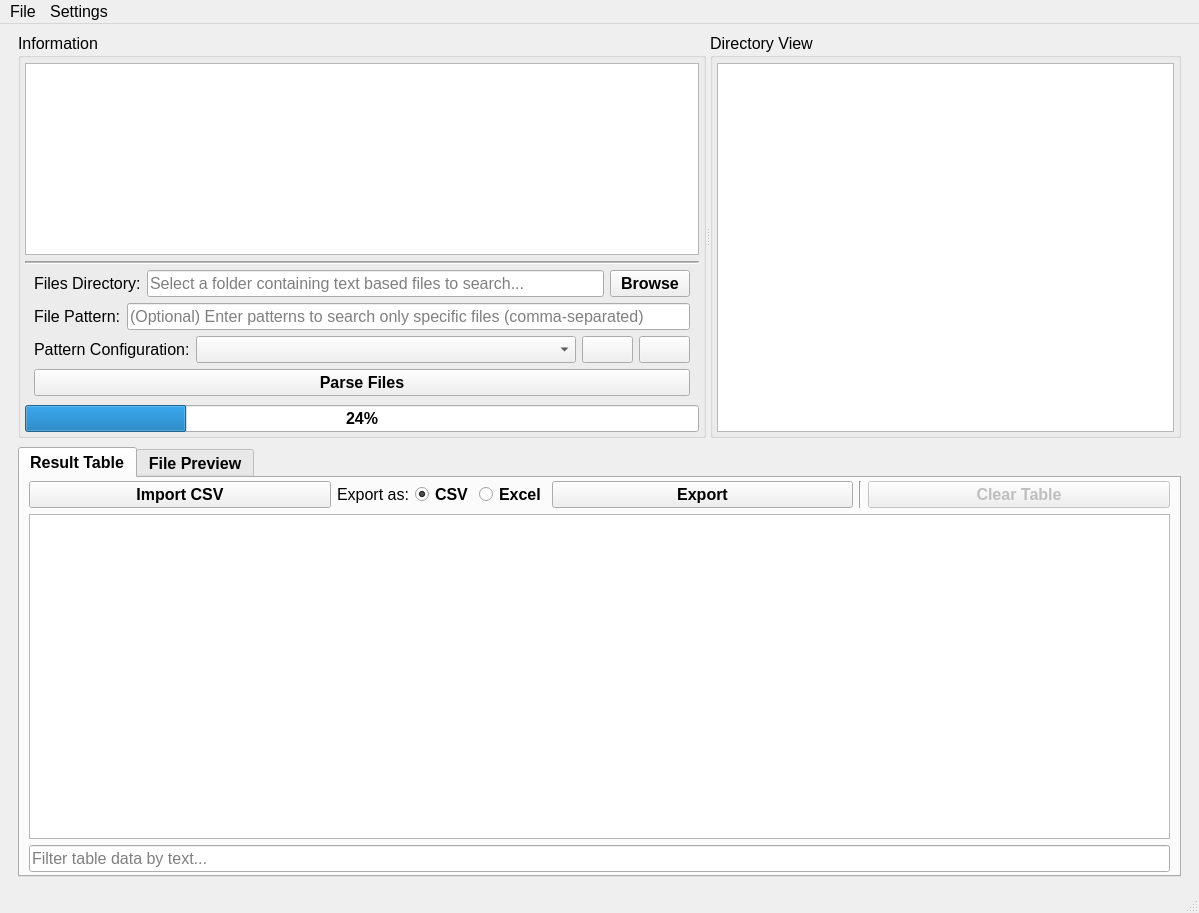
<?xml version="1.0" encoding="UTF-8"?>
<ui version="4.0">
 <class>MainWindow</class>
 <widget class="QMainWindow" name="MainWindow">
  <property name="geometry">
   <rect>
    <x>0</x>
    <y>0</y>
    <width>1199</width>
    <height>913</height>
   </rect>
  </property>
  <property name="font">
   <font>
    <pointsize>12</pointsize>
   </font>
  </property>
  <property name="windowTitle">
   <string>App</string>
  </property>
  <property name="windowIcon">
   <iconset resource="assets/qrc/LobsterLogReporter.qrc">
    <normaloff>:/icons/Geis.ico</normaloff>:/icons/Geis.ico</iconset>
  </property>
  <property name="iconSize">
   <size>
    <width>64</width>
    <height>64</height>
   </size>
  </property>
  <widget class="QWidget" name="centralwidget">
   <layout class="QVBoxLayout" name="verticalLayout">
    <item>
     <widget class="QWidget" name="widgetTop" native="true">
      <layout class="QVBoxLayout" name="verticalLayout_11">
       <property name="topMargin">
        <number>0</number>
       </property>
       <property name="bottomMargin">
        <number>3</number>
       </property>
       <item>
        <widget class="QSplitter" name="splitterTop">
         <property name="minimumSize">
          <size>
           <width>0</width>
           <height>300</height>
          </size>
         </property>
         <property name="orientation">
          <enum>Qt::Orientation::Horizontal</enum>
         </property>
         <widget class="QGroupBox" name="verticalGroupBox_information">
          <property name="title">
           <string>Information</string>
          </property>
          <property name="flat">
           <bool>false</bool>
          </property>
          <layout class="QVBoxLayout" name="verticalLeftLogView">
           <property name="spacing">
            <number>6</number>
           </property>
           <property name="leftMargin">
            <number>4</number>
           </property>
           <property name="topMargin">
            <number>5</number>
           </property>
           <property name="rightMargin">
            <number>4</number>
           </property>
           <property name="bottomMargin">
            <number>3</number>
           </property>
           <item>
            <widget class="QTextEdit" name="text_edit_program_output">
             <property name="minimumSize">
              <size>
               <width>0</width>
               <height>0</height>
              </size>
             </property>
             <property name="lineWrapMode">
              <enum>QTextEdit::LineWrapMode::NoWrap</enum>
             </property>
            </widget>
           </item>
           <item>
            <widget class="Line" name="line_separator">
             <property name="windowModality">
              <enum>Qt::WindowModality::NonModal</enum>
             </property>
             <property name="frameShadow">
              <enum>QFrame::Shadow::Sunken</enum>
             </property>
             <property name="lineWidth">
              <number>1</number>
             </property>
             <property name="midLineWidth">
              <number>1</number>
             </property>
             <property name="orientation">
              <enum>Qt::Orientation::Horizontal</enum>
             </property>
            </widget>
           </item>
           <item>
            <widget class="QWidget" name="widget_configuration" native="true">
             <property name="maximumSize">
              <size>
               <width>16777215</width>
               <height>16777215</height>
              </size>
             </property>
             <layout class="QVBoxLayout" name="verticalLayout_3">
              <property name="spacing">
               <number>6</number>
              </property>
              <property name="leftMargin">
               <number>9</number>
              </property>
              <property name="topMargin">
               <number>0</number>
              </property>
              <property name="rightMargin">
               <number>9</number>
              </property>
              <property name="bottomMargin">
               <number>3</number>
              </property>
              <item>
               <layout class="QHBoxLayout" name="horizontalLayout_3">
                <item>
                 <widget class="QLabel" name="label_files_directory">
                  <property name="text">
                   <string>Files Directory:</string>
                  </property>
                 </widget>
                </item>
                <item>
                 <widget class="QLineEdit" name="input_browse_folder">
                  <property name="placeholderText">
                   <string>Select a folder containing text based files to search...</string>
                  </property>
                  <property name="clearButtonEnabled">
                   <bool>true</bool>
                  </property>
                 </widget>
                </item>
                <item>
                 <widget class="QPushButton" name="button_browse_folder">
                  <property name="font">
                   <font>
                    <pointsize>12</pointsize>
                    <bold>true</bold>
                   </font>
                  </property>
                  <property name="toolTip">
                   <string>Browse folder directory.</string>
                  </property>
                  <property name="text">
                   <string>Browse</string>
                  </property>
                 </widget>
                </item>
               </layout>
              </item>
              <item>
               <layout class="QHBoxLayout" name="horizontalLayout_04">
                <item>
                 <widget class="QLabel" name="label_file_pattern">
                  <property name="sizePolicy">
                   <sizepolicy hsizetype="Minimum" vsizetype="Preferred">
                    <horstretch>0</horstretch>
                    <verstretch>0</verstretch>
                   </sizepolicy>
                  </property>
                  <property name="minimumSize">
                   <size>
                    <width>0</width>
                    <height>0</height>
                   </size>
                  </property>
                  <property name="text">
                   <string>File Pattern:</string>
                  </property>
                 </widget>
                </item>
                <item>
                 <widget class="QLineEdit" name="input_file_pattern">
                  <property name="minimumSize">
                   <size>
                    <width>0</width>
                    <height>0</height>
                   </size>
                  </property>
                  <property name="placeholderText">
                   <string>(Optional) Enter patterns to search only specific files (comma-separated)</string>
                  </property>
                  <property name="clearButtonEnabled">
                   <bool>true</bool>
                  </property>
                 </widget>
                </item>
               </layout>
              </item>
              <item>
               <layout class="QHBoxLayout" name="horizontalLayout_2">
                <item>
                 <widget class="QLabel" name="label_pattern_configuration">
                  <property name="sizePolicy">
                   <sizepolicy hsizetype="Preferred" vsizetype="Preferred">
                    <horstretch>0</horstretch>
                    <verstretch>0</verstretch>
                   </sizepolicy>
                  </property>
                  <property name="text">
                   <string>Pattern Configuration:</string>
                  </property>
                 </widget>
                </item>
                <item>
                 <widget class="QComboBox" name="combobox_configuration">
                  <property name="sizePolicy">
                   <sizepolicy hsizetype="Expanding" vsizetype="Fixed">
                    <horstretch>0</horstretch>
                    <verstretch>0</verstretch>
                   </sizepolicy>
                  </property>
                 </widget>
                </item>
                <item>
                 <widget class="QPushButton" name="button_refresh_configuration">
                  <property name="toolTip">
                   <string>Refresh the üatterns if new files were added to the patterns folder.</string>
                  </property>
                  <property name="text">
                   <string/>
                  </property>
                  <property name="icon">
                   <iconset theme="QIcon::ThemeIcon::ViewRefresh"/>
                  </property>
                 </widget>
                </item>
                <item>
                 <widget class="QPushButton" name="button_pattern_configuration_info">
                  <property name="toolTip">
                   <string>Show relevant info about the selected pattern configuration.</string>
                  </property>
                  <property name="text">
                   <string/>
                  </property>
                  <property name="icon">
                   <iconset theme="QIcon::ThemeIcon::HelpAbout"/>
                  </property>
                 </widget>
                </item>
               </layout>
              </item>
              <item>
               <widget class="QPushButton" name="button_parse_files">
                <property name="font">
                 <font>
                  <pointsize>12</pointsize>
                  <bold>true</bold>
                 </font>
                </property>
                <property name="toolTip">
                 <string>Parse and search the found files in the folder and display it's results into the table below.</string>
                </property>
                <property name="text">
                 <string>Parse Files</string>
                </property>
               </widget>
              </item>
             </layout>
            </widget>
           </item>
           <item>
            <widget class="QProgressBar" name="progressbar">
             <property name="font">
              <font>
               <pointsize>12</pointsize>
               <bold>true</bold>
              </font>
             </property>
             <property name="value">
              <number>24</number>
             </property>
            </widget>
           </item>
          </layout>
         </widget>
         <widget class="QGroupBox" name="verticalGroupBox_directory_view">
          <property name="title">
           <string>Directory View</string>
          </property>
          <layout class="QVBoxLayout" name="verticalRightTreeView">
           <property name="spacing">
            <number>6</number>
           </property>
           <property name="leftMargin">
            <number>4</number>
           </property>
           <property name="topMargin">
            <number>5</number>
           </property>
           <property name="rightMargin">
            <number>4</number>
           </property>
           <property name="bottomMargin">
            <number>3</number>
           </property>
           <item>
            <widget class="QTreeView" name="treeview_directory_view"/>
           </item>
          </layout>
         </widget>
        </widget>
       </item>
      </layout>
     </widget>
    </item>
    <item>
     <widget class="QWidget" name="widgetBottom" native="true">
      <layout class="QVBoxLayout" name="verticalLayout_4">
       <property name="topMargin">
        <number>0</number>
       </property>
       <property name="bottomMargin">
        <number>3</number>
       </property>
       <item>
        <widget class="QTabWidget" name="tabWidget_parsed_data_result">
         <property name="font">
          <font>
           <pointsize>12</pointsize>
           <bold>true</bold>
          </font>
         </property>
         <property name="tabShape">
          <enum>QTabWidget::TabShape::Rounded</enum>
         </property>
         <property name="currentIndex">
          <number>0</number>
         </property>
         <property name="tabBarAutoHide">
          <bool>false</bool>
         </property>
         <widget class="QWidget" name="tabWidget_parsed_data_page">
          <property name="font">
           <font>
            <pointsize>12</pointsize>
            <bold>false</bold>
           </font>
          </property>
          <attribute name="title">
           <string>Result Table</string>
          </attribute>
          <layout class="QVBoxLayout" name="verticalLayout_2">
           <property name="spacing">
            <number>6</number>
           </property>
           <property name="sizeConstraint">
            <enum>QLayout::SizeConstraint::SetDefaultConstraint</enum>
           </property>
           <property name="leftMargin">
            <number>9</number>
           </property>
           <property name="topMargin">
            <number>0</number>
           </property>
           <property name="rightMargin">
            <number>9</number>
           </property>
           <property name="bottomMargin">
            <number>3</number>
           </property>
           <item>
            <layout class="QHBoxLayout" name="horizontalLayout_4">
             <property name="spacing">
              <number>6</number>
             </property>
             <property name="topMargin">
              <number>3</number>
             </property>
             <item>
              <widget class="QPushButton" name="button_import_csv">
               <property name="font">
                <font>
                 <pointsize>12</pointsize>
                 <bold>true</bold>
                </font>
               </property>
               <property name="toolTip">
                <string>Import a CSV file into the table.</string>
               </property>
               <property name="text">
                <string>Import CSV</string>
               </property>
              </widget>
             </item>
             <item>
              <widget class="QLabel" name="label_export_as">
               <property name="sizePolicy">
                <sizepolicy hsizetype="Maximum" vsizetype="Preferred">
                 <horstretch>0</horstretch>
                 <verstretch>0</verstretch>
                </sizepolicy>
               </property>
               <property name="text">
                <string>Export as:</string>
               </property>
              </widget>
             </item>
             <item>
              <widget class="QRadioButton" name="radiobutton_csv">
               <property name="sizePolicy">
                <sizepolicy hsizetype="Maximum" vsizetype="Fixed">
                 <horstretch>0</horstretch>
                 <verstretch>0</verstretch>
                </sizepolicy>
               </property>
               <property name="font">
                <font>
                 <pointsize>12</pointsize>
                 <bold>true</bold>
                </font>
               </property>
               <property name="text">
                <string>CSV</string>
               </property>
               <property name="checked">
                <bool>true</bool>
               </property>
              </widget>
             </item>
             <item>
              <widget class="QRadioButton" name="radiobutton_excel">
               <property name="sizePolicy">
                <sizepolicy hsizetype="Maximum" vsizetype="Fixed">
                 <horstretch>0</horstretch>
                 <verstretch>0</verstretch>
                </sizepolicy>
               </property>
               <property name="font">
                <font>
                 <pointsize>12</pointsize>
                 <bold>true</bold>
                </font>
               </property>
               <property name="text">
                <string>Excel</string>
               </property>
              </widget>
             </item>
             <item>
              <widget class="QPushButton" name="button_export">
               <property name="font">
                <font>
                 <pointsize>12</pointsize>
                 <bold>true</bold>
                </font>
               </property>
               <property name="toolTip">
                <string>Export the table data.</string>
               </property>
               <property name="text">
                <string>Export</string>
               </property>
              </widget>
             </item>
             <item>
              <widget class="Line" name="line_separator_vertical">
               <property name="orientation">
                <enum>Qt::Orientation::Vertical</enum>
               </property>
              </widget>
             </item>
             <item>
              <widget class="QPushButton" name="button_clear_table">
               <property name="enabled">
                <bool>false</bool>
               </property>
               <property name="font">
                <font>
                 <pointsize>12</pointsize>
                 <bold>true</bold>
                </font>
               </property>
               <property name="toolTip">
                <string>Clear table results.</string>
               </property>
               <property name="text">
                <string>Clear Table</string>
               </property>
              </widget>
             </item>
            </layout>
           </item>
           <item>
            <widget class="QTableView" name="table_view_result">
             <property name="showGrid">
              <bool>true</bool>
             </property>
             <property name="gridStyle">
              <enum>Qt::PenStyle::SolidLine</enum>
             </property>
             <property name="sortingEnabled">
              <bool>true</bool>
             </property>
            </widget>
           </item>
           <item>
            <widget class="QLineEdit" name="input_filter_table">
             <property name="toolTip">
              <string>Filter table data.</string>
             </property>
             <property name="placeholderText">
              <string>Filter table data by text...</string>
             </property>
            </widget>
           </item>
          </layout>
         </widget>
         <widget class="QWidget" name="tabWidget_log_preview_page">
          <property name="font">
           <font>
            <pointsize>12</pointsize>
            <bold>false</bold>
           </font>
          </property>
          <attribute name="title">
           <string>File Preview</string>
          </attribute>
          <layout class="QVBoxLayout" name="verticalLayout_5">
           <property name="spacing">
            <number>6</number>
           </property>
           <property name="leftMargin">
            <number>9</number>
           </property>
           <property name="topMargin">
            <number>0</number>
           </property>
           <property name="rightMargin">
            <number>9</number>
           </property>
           <property name="bottomMargin">
            <number>3</number>
           </property>
           <item>
            <layout class="QHBoxLayout" name="horizontalLayout">
             <property name="spacing">
              <number>6</number>
             </property>
             <property name="topMargin">
              <number>3</number>
             </property>
             <item>
              <widget class="QLabel" name="label_log_preview_sort_by_date">
               <property name="sizePolicy">
                <sizepolicy hsizetype="Maximum" vsizetype="Preferred">
                 <horstretch>0</horstretch>
                 <verstretch>0</verstretch>
                </sizepolicy>
               </property>
               <property name="text">
                <string>Filter Content by Date/Time:</string>
               </property>
              </widget>
             </item>
             <item>
              <widget class="QComboBox" name="combobox_time"/>
             </item>
             <item>
              <widget class="QCheckBox" name="checkbox_log_preview_wrap_text">
               <property name="text">
                <string>Wrap Text</string>
               </property>
               <property name="checked">
                <bool>true</bool>
               </property>
              </widget>
             </item>
            </layout>
           </item>
           <item>
            <widget class="QPlainTextEdit" name="text_edit_log_preview"/>
           </item>
          </layout>
         </widget>
        </widget>
       </item>
      </layout>
     </widget>
    </item>
   </layout>
  </widget>
  <widget class="QMenuBar" name="menubar">
   <property name="geometry">
    <rect>
     <x>0</x>
     <y>0</y>
     <width>1199</width>
     <height>33</height>
    </rect>
   </property>
   <widget class="QMenu" name="menuSettings">
    <property name="title">
     <string>Settings</string>
    </property>
    <widget class="QMenu" name="menuAppearance">
     <property name="enabled">
      <bool>true</bool>
     </property>
     <property name="font">
      <font>
       <pointsize>12</pointsize>
       <bold>false</bold>
      </font>
     </property>
     <property name="title">
      <string>Appearance</string>
     </property>
     <addaction name="actionDark"/>
     <addaction name="actionLight"/>
    </widget>
    <addaction name="menuAppearance"/>
   </widget>
   <widget class="QMenu" name="menuFile">
    <property name="title">
     <string>File</string>
    </property>
    <widget class="QMenu" name="menuOpen">
     <property name="title">
      <string>Open</string>
     </property>
     <addaction name="actionInput_Directory1"/>
     <addaction name="actionOutput_Directory"/>
    </widget>
    <addaction name="menuOpen"/>
   </widget>
   <addaction name="menuFile"/>
   <addaction name="menuSettings"/>
  </widget>
  <widget class="QStatusBar" name="statusbar"/>
  <action name="actionDark">
   <property name="checkable">
    <bool>true</bool>
   </property>
   <property name="checked">
    <bool>true</bool>
   </property>
   <property name="icon">
    <iconset resource="assets/qrc/LobsterLogReporter.qrc">
     <normaloff>:/images/moon_light_mode_32x32.png</normaloff>:/images/moon_light_mode_32x32.png</iconset>
   </property>
   <property name="text">
    <string>Dark</string>
   </property>
  </action>
  <action name="actionLight">
   <property name="checkable">
    <bool>true</bool>
   </property>
   <property name="icon">
    <iconset resource="assets/qrc/LobsterLogReporter.qrc">
     <normaloff>:/images/sun_light_mode_32x32.png</normaloff>:/images/sun_light_mode_32x32.png</iconset>
   </property>
   <property name="text">
    <string>Light</string>
   </property>
  </action>
  <action name="actionInput_Directory">
   <property name="text">
    <string>Input Directory</string>
   </property>
  </action>
  <action name="actionInput_Directory1">
   <property name="icon">
    <iconset resource="assets/qrc/LobsterLogReporter.qrc">
     <normaloff>:/images/input_folder_light_512x512.png</normaloff>:/images/input_folder_light_512x512.png</iconset>
   </property>
   <property name="text">
    <string>Input Directory</string>
   </property>
  </action>
  <action name="actionOutput_Directory">
   <property name="icon">
    <iconset resource="assets/qrc/LobsterLogReporter.qrc">
     <normaloff>:/images/output_folder_light_512x512.png</normaloff>:/images/output_folder_light_512x512.png</iconset>
   </property>
   <property name="text">
    <string>Output Directory</string>
   </property>
  </action>
 </widget>
 <resources>
  <include location="assets/qrc/LobsterLogReporter.qrc"/>
 </resources>
 <connections/>
</ui>
